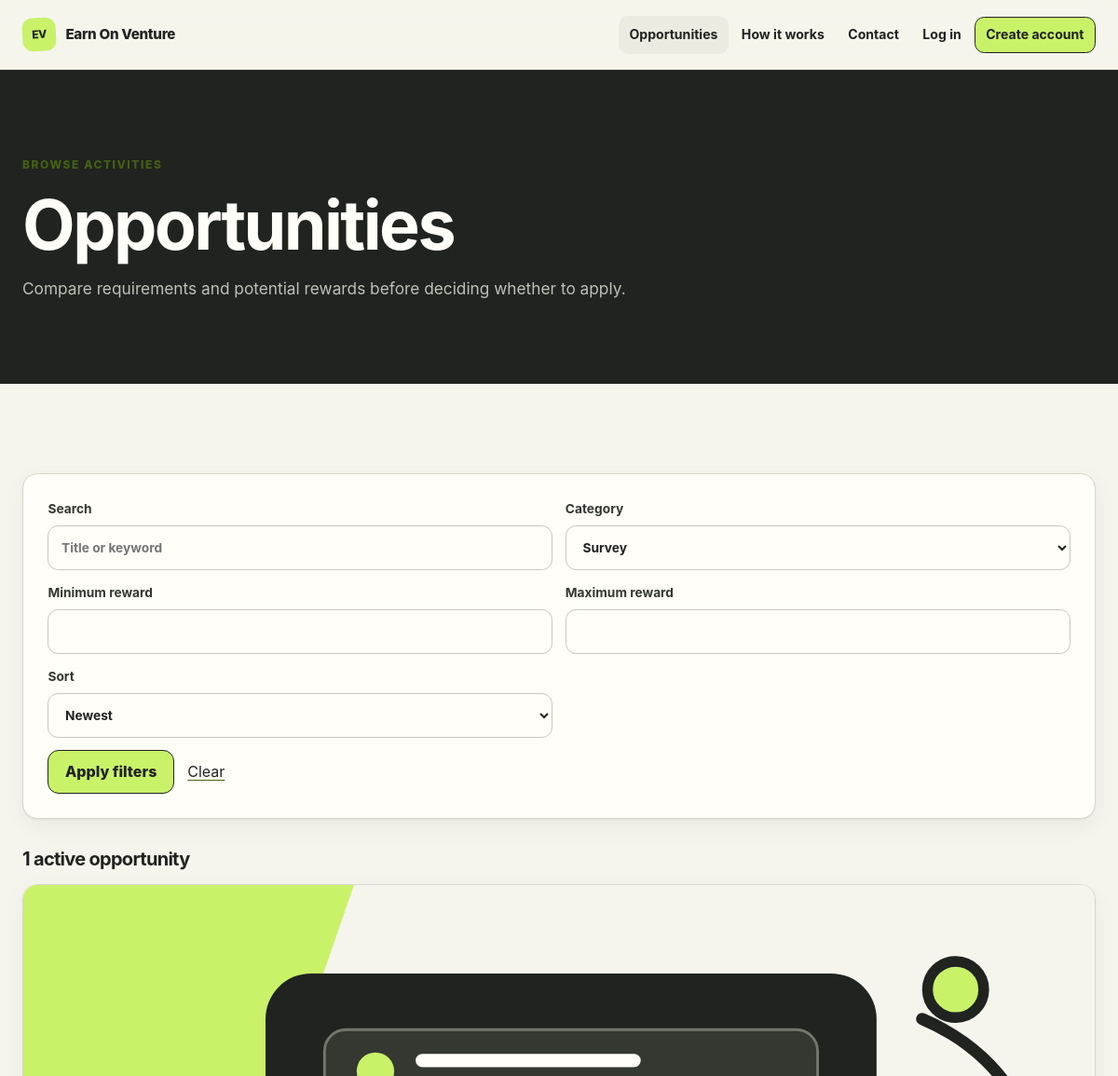
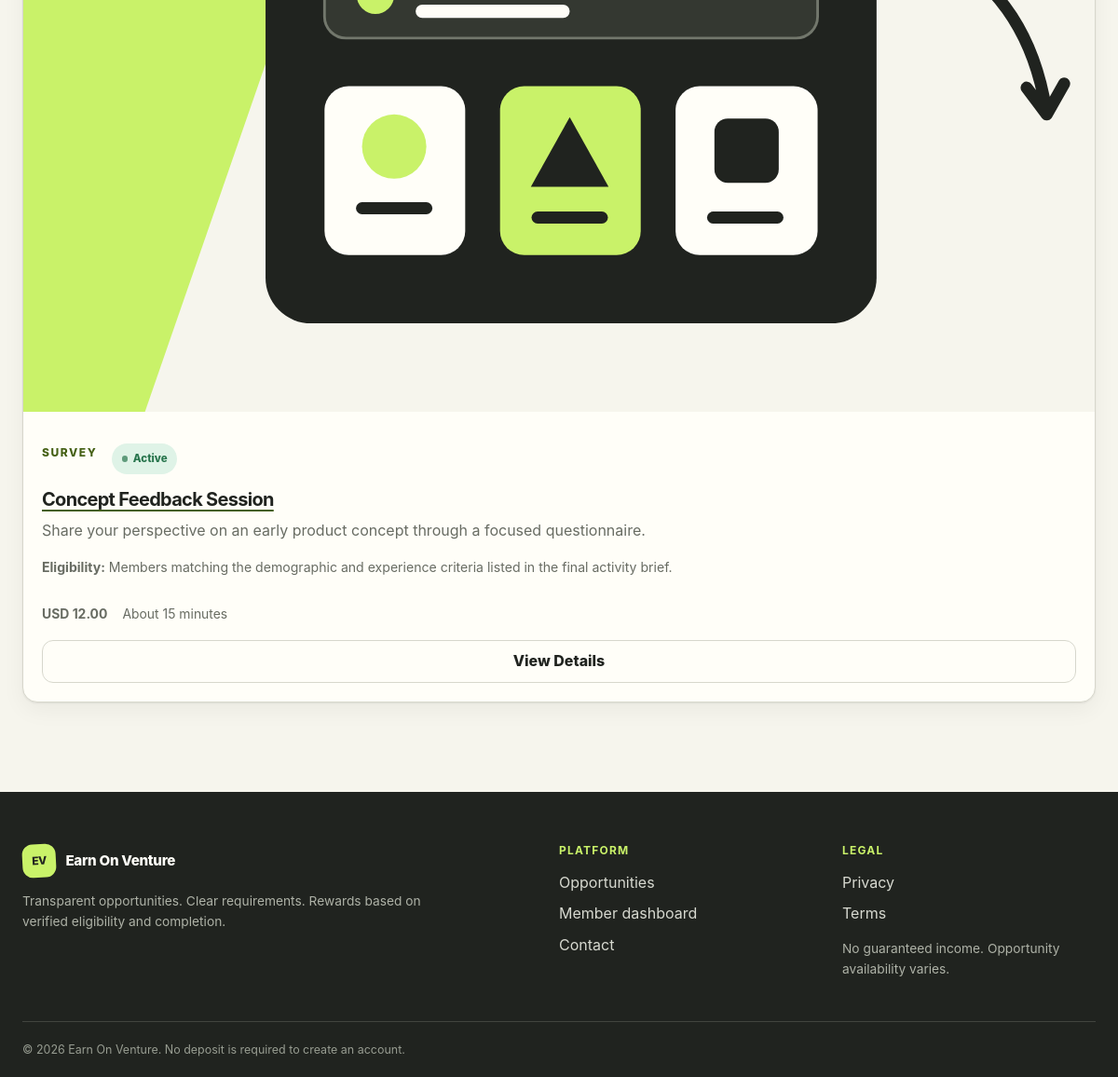
/opportunities.php?category=Survey, run on the app's committed database (2 pictures, top to bottom).
### tables this page shows
CREATE TABLE IF NOT EXISTS opportunities (
  id BIGINT UNSIGNED AUTO_INCREMENT PRIMARY KEY,
  title VARCHAR(180) NOT NULL,
  category VARCHAR(80) NOT NULL,
  short_description VARCHAR(300) NOT NULL,
  description TEXT NOT NULL,
  reward_amount DECIMAL(10,2) NOT NULL DEFAULT 0.00,
  currency CHAR(3) NOT NULL DEFAULT 'USD',
  eligibility TEXT NOT NULL,
  requirements TEXT NOT NULL,
  instructions TEXT NOT NULL,
  terms TEXT NOT NULL,
  estimated_minutes SMALLINT UNSIGNED NOT NULL,
  image_path VARCHAR(255) NULL,
  status ENUM('draft','active','inactive') NOT NULL DEFAULT 'draft',
  featured TINYINT(1) NOT NULL DEFAULT 0,
  created_by BIGINT UNSIGNED NULL,
  created_at TIMESTAMP NOT NULL DEFAULT CURRENT_TIMESTAMP,
  updated_at TIMESTAMP NOT NULL DEFAULT CURRENT_TIMESTAMP ON UPDATE CURRENT_TIMESTAMP,
  INDEX idx_opportunities_status_category (status, category),
  INDEX idx_opportunities_reward (reward_amount),
  CONSTRAINT fk_opportunity_creator FOREIGN KEY (created_by) REFERENCES users(id) ON DELETE SET NULL
);

### opportunities.php (the view, shortened to what this page needs)
<?php
require_once __DIR__ . '/functions.php';
$search = trim((string) ($_GET['search'] ?? ''));
$category = trim((string) ($_GET['category'] ?? ''));
$minRewardInput = trim((string) ($_GET['min_reward'] ?? ''));
$maxRewardInput = trim((string) ($_GET['max_reward'] ?? ''));
$sort = (string) ($_GET['sort'] ?? 'newest');
$page = max(1, (int) ($_GET['page'] ?? 1));
$perPage = 9;
$sortOptions = [
    'newest' => 'created_at DESC',
    'reward_high' => 'reward_amount DESC, created_at DESC',
    'reward_low' => 'reward_amount ASC, created_at DESC',
    'time_low' => 'estimated_minutes ASC, created_at DESC',
];
$categoryStmt = db()->prepare("SELECT DISTINCT category FROM opportunities WHERE status = 'active' ORDER BY category");
$categoryStmt->execute();
$categories = $categoryStmt->fetchAll(PDO::FETCH_COLUMN);
$where = ["status = 'active'"];
$params = [];
if ($category !== '') {
    $where[] = 'category = ?';
    $params[] = $category;
}
$whereSql = implode(' AND ', $where);
$countStmt = db()->prepare('SELECT COUNT(*) FROM opportunities WHERE ' . $whereSql);
$countStmt->execute($params);
$total = (int) $countStmt->fetchColumn();
$pages = max(1, (int) ceil($total / $perPage));
$page = min($page, $pages);
$offset = ($page - 1) * $perPage;
$listStmt = db()->prepare('SELECT id, title, category, short_description, reward_amount, currency, eligibility, estimated_minutes, image_path, status FROM opportunities WHERE ' . $whereSql . ' ORDER BY ' . $sortOptions[$sort] . ' LIMIT ? OFFSET ?');
$position = 1;
foreach ($params as $value) {
    $listStmt->bindValue($position++, $value, is_float($value) ? PDO::PARAM_STR : PDO::PARAM_STR);
}
$listStmt->bindValue($position++, $perPage, PDO::PARAM_INT);
$listStmt->bindValue($position, $offset, PDO::PARAM_INT);
$listStmt->execute();
$opportunities = $listStmt->fetchAll();
$query = array_filter([
    'search' => $search,
    'category' => $category,
    'min_reward' => $minRewardInput,
    'max_reward' => $maxRewardInput,
    'sort' => $sort,
], static fn(string $value): bool => $value !== '');
render_header('Opportunities | ' . SITE_NAME, 'Search active feedback and research opportunities by category, reward, and time.');
?>
<section class="page-hero"><div class="container"><p class="eyebrow">Browse activities</p><h1>Opportunities</h1><p>Compare requirements and potential rewards before deciding whether to apply.</p></div></section>
<section class="section"><div class="container">
  <form method="get" class="filters card">
    <label>Search<input type="search" name="search" value="<?= e($search) ?>" placeholder="Title or keyword"></label>
    <label>Category<select name="category"><option value="">All categories</option><?php foreach ($categories as $option): ?><option value="<?= e($option) ?>"<?= $category === $option ? ' selected' : '' ?>><?= e($option) ?></option><?php endforeach; ?></select></label>
    <label>Minimum reward<input type="number" name="min_reward" min="0" step="0.01" value="<?= e($minRewardInput) ?>"></label>
    <label>Maximum reward<input type="number" name="max_reward" min="0" step="0.01" value="<?= e($maxRewardInput) ?>"></label>
    <label>Sort<select name="sort"><option value="newest"<?= $sort === 'newest' ? ' selected' : '' ?>>Newest</option></select></label>
    <div class="filter-actions"><button class="btn" type="submit">Apply filters</button><a href="/opportunities.php">Clear</a></div>
  </form>
  <div class="results-heading"><h2><?= $total ?> active opportunit<?= $total === 1 ? 'y' : 'ies' ?></h2></div>
  <?php if ($opportunities): ?><div class="card-grid"><?php foreach ($opportunities as $item): ?><article class="card opportunity-card">
    <?php if ($item['image_path']): ?><img src="<?= e($item['image_path']) ?>" alt="" loading="lazy"><?php endif; ?><div class="card-meta"><span class="eyebrow"><?= e($item['category']) ?></span><?= status_badge($item['status']) ?></div><h3><a href="/opportunity.php?id=<?= (int) $item['id'] ?>"><?= e($item['title']) ?></a></h3><p><?= e($item['short_description']) ?></p><p class="eligibility"><strong>Eligibility:</strong> <?= e($item['eligibility']) ?></p><div class="opportunity-meta"><strong><?= e($item['currency']) ?> <?= e(number_format((float) $item['reward_amount'], 2)) ?></strong><span>About <?= (int) $item['estimated_minutes'] ?> minutes</span></div><a class="btn btn-secondary" href="/opportunity.php?id=<?= (int) $item['id'] ?>">View Details</a>
  </article><?php endforeach; ?></div><?= pagination_links($page, $pages, $query) ?><?php else: ?><div class="empty-state"><h2>No matching opportunities</h2><p>Try broadening your search or clearing a filter.</p></div><?php endif; ?>
</div></section>
<?php render_footer();

### functions.php (shortened to what this page needs)
<?php
function db(): PDO
{
    static $pdo;
    if ($pdo instanceof PDO) {
        return $pdo;
    }
    $dsn = sprintf('mysql:host=%s;port=%s;dbname=%s;charset=utf8mb4', DB_HOST, DB_PORT, DB_NAME);
    $pdo = new PDO($dsn, DB_USER, DB_PASS, [
        PDO::ATTR_ERRMODE => PDO::ERRMODE_EXCEPTION,
        PDO::ATTR_DEFAULT_FETCH_MODE => PDO::FETCH_ASSOC,
        PDO::ATTR_EMULATE_PREPARES => false,
    ]);
    return $pdo;
}
function e(?string $value): string
{
    return htmlspecialchars($value ?? '', ENT_QUOTES | ENT_SUBSTITUTE, 'UTF-8');
}
function current_user(): ?array
{
    if (empty($_SESSION['user_id'])) {
        return null;
    }
    $stmt = db()->prepare('SELECT id, full_name, email, role, status, auth_version, profile_bio, created_at FROM users WHERE id = ? LIMIT 1');
    $stmt->execute([(int) $_SESSION['user_id']]);
    $user = $stmt->fetch() ?: null;
    return $user;
}
function status_badge(string $status): string
{
    return '<span class="badge badge-' . e($status) . '">' . e(ucfirst($status)) . '</span>';
}
function render_header(string $title, string $description = '', string $bodyClass = ''): void
{
    $user = current_user();
    ?><!doctype html>
<html lang="en">
<head>
  <link rel="stylesheet" href="/assets/css/style.css">
</head>
<body class="<?= e($bodyClass) ?>">
<header class="site-header">
  <div class="container nav-wrap">
    <a class="logo" href="/"><span>EV</span> Earn On Venture</a>
    <nav class="site-nav" id="site-nav" aria-label="Primary">
      <a href="/opportunities.php">Opportunities</a>
      <a href="/#how-it-works">How it works</a>
      <a href="/contact.php">Contact</a>
      <?php if ($user): ?><a href="/dashboard.php">Dashboard</a><a class="btn btn-small" href="/logout.php">Logout</a>
      <?php else: ?><a href="/login.php">Log in</a><a class="btn btn-small" href="/register.php">Create account</a><?php endif; ?>
    </nav>
  </div>
</header>
<main>
<?php
}
function render_footer(): void
{
    ?>
</main>
<footer class="site-footer">
  <div class="container footer-grid">
    <div><a class="logo logo-light" href="/"><span>EV</span> Earn On Venture</a><p>Transparent opportunities. Clear requirements. Rewards based on verified eligibility and completion.</p></div>
    <div><h2>Platform</h2><a href="/opportunities.php">Opportunities</a><a href="/dashboard.php">Member dashboard</a><a href="/contact.php">Contact</a></div>
    <div><h2>Legal</h2><a href="/privacy.php">Privacy</a><a href="/terms.php">Terms</a><p>No guaranteed income. Opportunity availability varies.</p></div>
  </div>
  <div class="container footer-bottom">&copy; <?= date('Y') ?> Earn On Venture. No deposit is required to create an account.</div>
</footer>
</body>
</html><?php
}
    ?>

### data on the page
opportunities: image_path (picture), category "SURVEY", status "Active", title "Concept Feedback Session", short_description "Share your perspective on an early product concept through a focused questionnaire.", eligibility "Members matching the demographic and experience criteria listed in the final activity brief.", currency "USD", reward_amount "12.00", estimated_minutes "15"

### other printed values
$total "1"
form field category "Survey"
